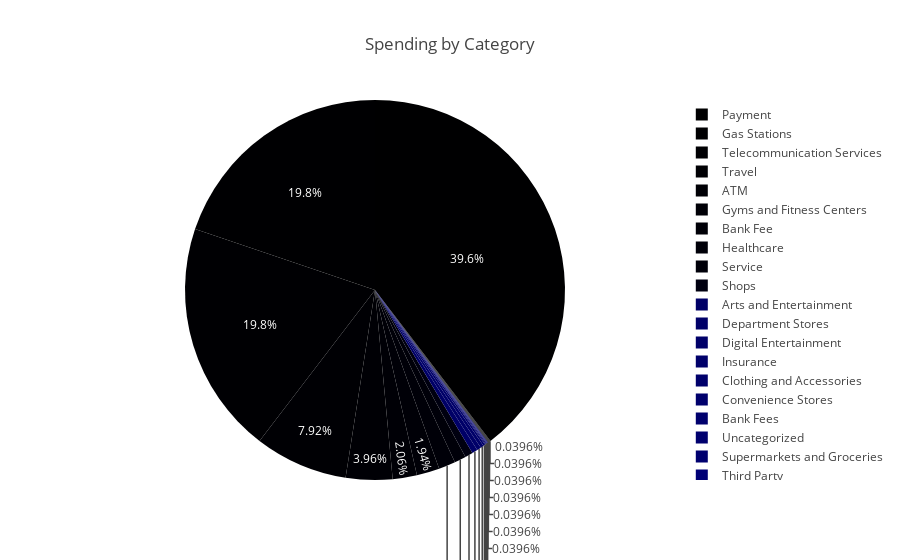

The code cell stored with this chart in its notebook:
### Code cell
from tools import visualize_data
visualize_data(data, "pie", "cat", "SUM(amt)", title="Spending by Category")

### Figure 1 — Plotly figure (JSON) as saved in the notebook; plotly's stock layout.template omitted (floating-point values rounded to 4 significant figures)
{"data": [{"domain": {"x": [0, 1], "y": [0, 1]}, "hovertemplate": "cat=%{label}<br>MAX(amt)=%{value}<extra></extra>", "labels": ["Bank Fees", "Uncategorized", "Supermarkets and Groceries", "Third Party", "Transfer", "Transfer Debit", "Utilities", "Restaurants", "Internal Account Transfer", "Loans", "Clothing and Accessories", "Convenience Stores", "Insurance", "Digital Entertainment", "Department Stores", "Arts and Entertainment", "Shops", "Service", "Healthcare", "Bank Fee", "Gyms and Fitness Centers", "ATM", "Travel", "Gas Stations", "Telecommunication Services", "Payment"], "legendgroup": "", "name": "", "showlegend": true, "type": "pie", "values": [0.002, 0.002, 0.002, 0.002, 0.002, 0.002, 0.002, 0.002, 0.002, 0.002, 0.004, 0.004, 0.008, 0.014, 0.018, 0.024, 0.034, 0.05, 0.072, 0.098, 0.104, 0.2, 0.4, 1.0, 1.0, 2.0]}], "layout": {"legend": {"tracegroupgap": 0}, "title": {"text": "Spending by Category"}}}
